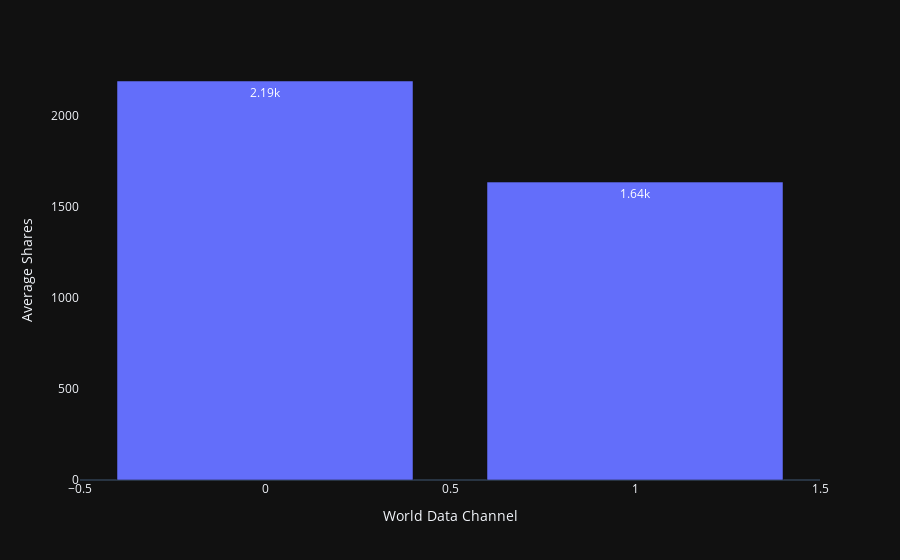

Notebook cell for this chart:
### Code cell
news_df_95_sum = news_df_below_95.groupby(news_df.columns[18]).mean()
news_df_95_sum.reset_index(inplace=True)
news_df_95_sum.head()

fig = px.bar(news_df_95_sum,
            x= news_df_95_sum.columns[0],
            y= 'shares',
            text= 'shares',
            template= 'plotly_dark')

fig.update_xaxes(showgrid=False, 
                 title_text='World Data Channel',
                )

fig.update_yaxes(showgrid=False,
                 title_text='Average Shares')

fig.update_traces(textposition='auto', 
                    texttemplate='%{text:.3s}' 
                 )

fig.show()

### Figure 1 — Plotly figure (JSON) as saved in the notebook; plotly's stock layout.template omitted (floating-point values rounded to 4 significant figures)
{"data": [{"alignmentgroup": "True", "hoverlabel": {"namelength": 0}, "hovertemplate": " data_channel_is_world=%{x}<br>shares=%{text}", "legendgroup": "", "marker": {"color": "#636efa"}, "name": "", "offsetgroup": "", "orientation": "v", "showlegend": false, "text": [2191.0, 1636.0], "textposition": "auto", "texttemplate": "%{text:.3s}", "type": "bar", "x": [0, 1], "xaxis": "x", "y": [2191.0, 1636.0], "yaxis": "y"}], "layout": {"barmode": "relative", "legend": {"tracegroupgap": 0}, "margin": {"t": 60}, "xaxis": {"anchor": "y", "domain": [0, 1], "showgrid": false, "title": {"text": "World Data Channel"}}, "yaxis": {"anchor": "x", "domain": [0, 1], "showgrid": false, "title": {"text": "Average Shares"}}}}
